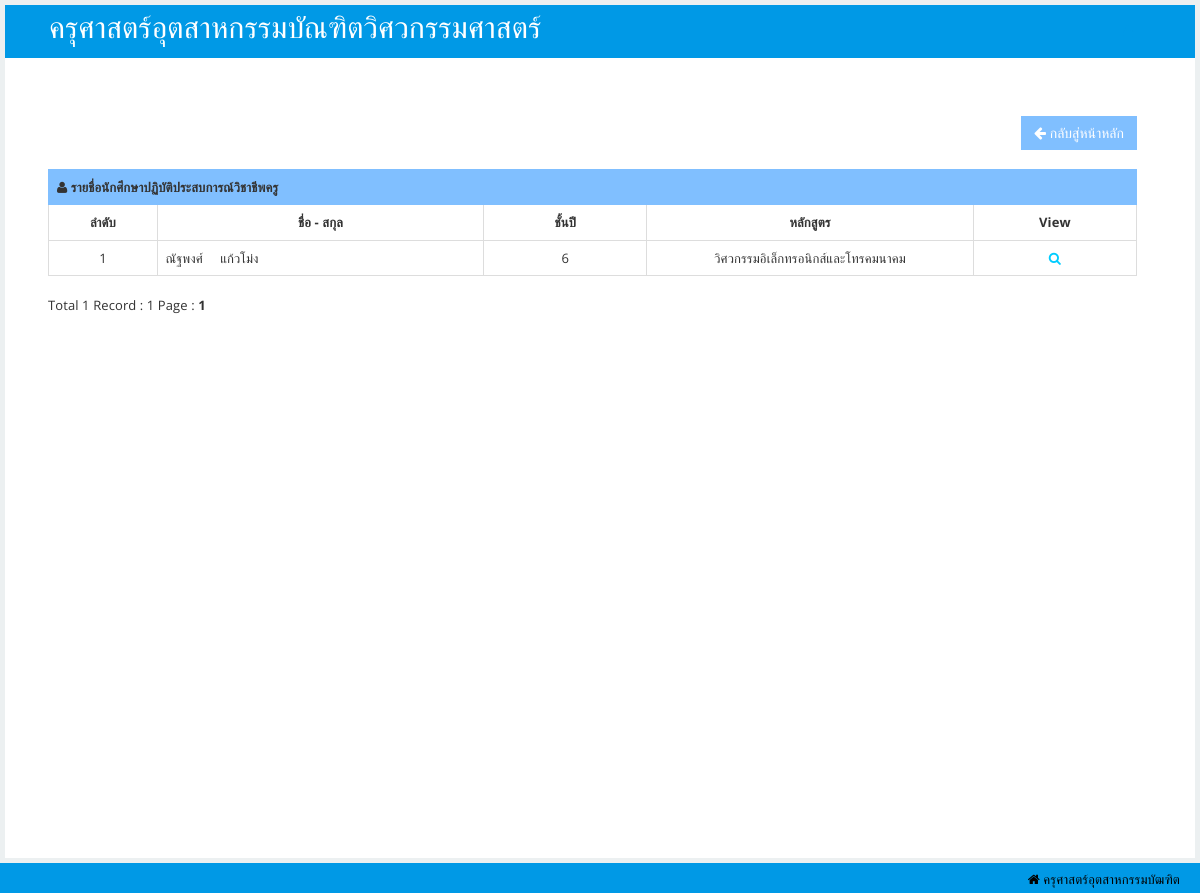
The app's page /rmutlexpro/reportshowtrainer.php?trainer_id=5604001 with its own data.
### tables this page shows
CREATE TABLE `student` (
  `student_id` bigint(14) NOT NULL,
  `title_id` int(11) NOT NULL,
  `student_name` varchar(50) NOT NULL,
  `student_lname` varchar(50) NOT NULL,
  `faculty_id` int(11) NOT NULL,
  `course_id` int(11) NOT NULL,
  `branch_id` int(11) NOT NULL,
  `year_id` int(11) NOT NULL,
  `term_id` int(11) NOT NULL,
  `class_id` int(11) NOT NULL,
  `student_Advisors` varchar(100) NOT NULL,
  `student_password` varchar(50) NOT NULL,
  `indentity_id` int(11) NOT NULL,
  `date_regis` varchar(20) NOT NULL,
  `active` varchar(1) NOT NULL,
  `profile_id` bigint(15) NOT NULL,
  `saddressnow_id` bigint(14) NOT NULL,
  `saddresshome_id` bigint(14) NOT NULL,
  `edu_id` int(11) NOT NULL,
  `edupart_id` int(11) NOT NULL,
  `trainer_id` int(11) NOT NULL,
  `teacher_id` int(11) NOT NULL
);

CREATE TABLE `class` (
  `class_id` int(11) NOT NULL,
  `class_name` varchar(2) NOT NULL
);

CREATE TABLE `branch` (
  `branch_id` int(11) NOT NULL,
  `branch_name` varchar(50) NOT NULL
);

### rmutlexpro/reportshowtrainer.php (the view, shortened to what this page needs)
<!DOCTYPE html>
<html lang="en"><head>
    <link id="bootstrap-style" href="css/bootstrap.css" rel="stylesheet">
    <link href="css/halflings.css" rel="stylesheet">
    <link rel="stylesheet" href="css/layout.css" type="text/css">
    <link href="css/bootstrap-responsive.min.css" rel="stylesheet">
    <link id="base-style" href="css/style.css" rel="stylesheet">
    <link id="base-style-responsive" href="css/style-responsive.css" rel="stylesheet">
    <link href="css/font-awesome.min.css" rel="stylesheet">
    <link href="css/font-awesome.css" rel="stylesheet">
    <link rel="stylesheet" href="css/modal.css" type="text/css">
</head>
<body>
<?php
$trainer_id=$_GET['trainer_id'];
?>
<div id="main">
<nav class="navbar navbar-default">
        <div class="navbar-inner">
            <div class="container-fluid">
                <div class="navbar-header">
                    <a class="brand"><span style="font-size:30px">&nbsp;ครุศาสตร์อุตสาหกรรมบัณฑิตวิศวกรรมศาสตร์</span></a>
                </div>
                <div class="nav-no-collapse header-nav">
                    <ul class="nav navbar-nav pull-right">
                        <li class="dropdown">
                            <a class="btn dropdown-toggle" href="#">
                                <i class="fa fa-user" style="color: #0099e6"></i>
                            </a>
                        </li>
                    </ul>
                </div>
            </div>
        </div>
    </nav>
            <div id="content" class="span10">
                <div class="row">
<div class="tab-pane active" id="stdpro">
        <div class="panel-body">
              <div class="panel-body">
                <div class="col-sm-12">
                <div align="right">
                                <button type="button" class="btn btn-primary btn-lg" id="adduser" style="background-color:#80bfff;border-color: #80bfff;; color:#fff" onclick='location.replace("report.php")'><i class="icon-arrow-left"></i> กลับสู่หน้าหลัก</button>
                        </div>
                  <div class="form-group">
      <div><br></div>
                            <div class="table-responsive panel-collapse pull out">
                            <table class="table table-bordered">
                                <tbody>
                                    <tr>
                                        <td style="text-align:left" class="success" colspan="10"><i class=" icon-user"></i><strong> รายชื่อนักศึกษาปฏิบัติประสบการณ์วิชาชีพครู</strong></td>
                                    </tr>
                                    <tr style="font-weight:bold;">
                                        <td style="width:10%;text-align:center">ลำดับ</td>
                                        <td style="width:30%;text-align:center">ชื่อ - สกุล</td>
                                        <td style="width:15%;text-align:center">ชั้นปี</td>
                                        <td style="width:30%;text-align:center">หลักสูตร</td>
                                        <td style="width:15%;text-align:center">View</td>
                                    </tr>
                                    <tr>
                                    <?php
$strSQLb = "SELECT * FROM student WHERE trainer_id='$trainer_id'";
                        $objQueryb = mysql_query($strSQLb);
                        $ntib=mysql_fetch_array($objQueryb);
                        $id1=$ntib['trainer_id'];
$strSQLa = "SELECT * FROM student WHERE trainer_id='$id1'";
$objQuerya = mysql_query($strSQLa) or die ("Error Query [".$strSQLa."]");
$Num_Rows = mysql_num_rows($objQuerya);
$Per_Page = 15;
$Page = isset($_GET['Page']) ? $_GET['Page'] : 1;
$Page_Start = (($Per_Page*$Page)-$Per_Page);
if($Num_Rows<=$Per_Page)
{
    $Num_Pages =1;
}
                                    $i='0';
                                    $strSQL = "SELECT * FROM student WHERE trainer_id='$trainer_id' ORDER BY student_id ASC LIMIT $Page_Start , $Per_Page ";
                                        $objQuery = mysql_query($strSQL);?>
                                        <?php
                                        while ($nti=mysql_fetch_array($objQuery)){
                                        $i=$i+'1';
                                        ?>
                                        <td style="text-align:center"><?php echo $i;?></td>
                                        <td style="text-align:left"><?php echo $nti['student_name'];?>&nbsp;&nbsp;&nbsp;&nbsp;<?php echo $nti['student_lname'];?></td>
                                        <td style="text-align:center"><?php $classid=$nti['class_id'];
                                        $strSQL1 = "SELECT * FROM class WHERE class_id=$classid ";
                                        $objQuery1 = mysql_query($strSQL1);
                                        $nti1=mysql_fetch_array($objQuery1);
                                        echo $nti1['class_name'];
                                        ?></td>
                                        <td style="text-align:center"><?php $branch_id=$nti['branch_id'];
                                            $strSQL1 = "SELECT * FROM branch WHERE branch_id=$branch_id ";
                                        $objQuery1 = mysql_query($strSQL1);
                                        $nti1=mysql_fetch_array($objQuery1);
                                        echo $nti1['branch_name'];
                                        ?></td>
                                        <td style="text-align:center"><a href='reportshowstdtrainer.php?student_id=<?php echo $nti['student_id'];?>' data-toggle="tooltip" data-placement="top" data-original-title="แสดง"><i class=" icon-search" style="color:#00ccff"></i></a></td>
                                    </tr>
                                   <?php }?>
                                </tbody>
                            </table>
Total <?php echo $Num_Rows;?> Record : <?php echo $Num_Pages;?> Page :
<?php
for($i=1; $i<=$Num_Pages; $i++){
    if($i != $Page)
    {
        echo "[ <a href='$_SERVER[SCRIPT_NAME]?branch_id=$id1&Page=$i'>$i</a> ]";
    }
    else
    {
        echo "<b> $i </b>";
    }
}
?>
                        </div>
                </div>
              </div>
            </div>
          </div>
                </div>
            </div>
        </div>
    </div>
       <footer>
            <p>
                <span class="icon-home" style="text-align:left;float: right"> ครุศาสตร์อุตสาหกรรมบัฒฑิต</a></span>
            </p>
        </footer>
</body>
</html>

### rmutlexpro/css/halflings.css (style rules this page uses)
html, html .halflings { -webkit-font-smoothing: antialiased !important; }

### rmutlexpro/css/layout.css (style rules this page uses)
html { position: relative; z-index: 1; min-height: 100%; letter-spacing: 0.1px; }
html body { font-family: 'Open Sans', sans-serif; font-size: 13px; min-height: 100%; background-color: #ecf0f1; overflow-x: hidden; }
#main { position: relative; -webkit-transition: -webkit-transform 0.2s ease; -o-transition: -o-transform 0.2s ease; transition: transform 0.2s ease; }
#main:before, #main:after { content: " "; display: table; }
#main:after { clear: both; }
#main { padding-top: 100px; }
@media (min-width: 768px) { #main { padding-top: 60px; } }

### rmutlexpro/css/style-responsive.css (style rules this page uses)
@media (min-width: 1200px) { #content { width: 100%; padding: 28px; margin: 0px 0px; } }
@media (min-width: 1200px) { footer { margin: 0px 0px 0px 0px; padding: 10px 20px; } }

### rmutlexpro/css/modal.css (style rules this page uses)
* { margin:0; padding:0; }

### rmutlexpro/reportshowtrainer.php (style rules this page uses)
body { font-family: "Lato", sans-serif; }
#main { transition: margin-left .5s; padding: 5px; }

### records on screen
student: i "1", student_name "ณัฐพงศ์", student_lname "แก้วโม่ง", class.class_name "6", branch.branch_name "วิศวกรรมอิเล็กทรอนิกส์และโทรคมนาคม"

### other values on screen
$Num_Rows "1"
$Num_Pages "1"
